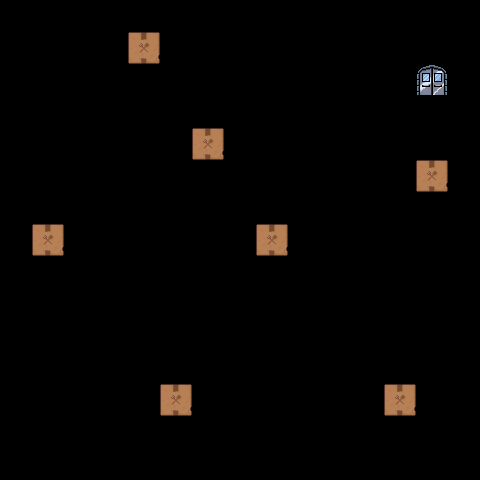

A level layout from a 2D game, rendered from its tile map. Below: a short description, then the map file with its tile-grid data intact:
An orthogonal 15x15 tile map with 32x32 px tiles, 1 tile layer (Capa de patrones 1), 1 hidden layer not drawn, 2 tilesets.

<map version="1.10" tiledversion="1.12.2" orientation="orthogonal" renderorder="right-down" width="15" height="15" tilewidth="32" tileheight="32" infinite="0" nextlayerid="3" nextobjectid="1">
 <editorsettings>
  <export target="level1.csv" format="csv" />
 </editorsettings>
 <tileset firstgid="1" source="kitchen.tsx" />
 <tileset firstgid="65" source="fridge.tsx" />
 <layer id="2" name="Capa de patrones 2" width="15" height="15" visible="0">
  <data encoding="csv">
5,6,6,6,6,6,6,6,6,6,6,6,6,6,7,
13,4,4,4,4,4,4,4,4,4,4,25,26,27,13,
13,4,4,4,4,4,4,4,4,4,4,4,4,4,13,
13,4,4,4,4,4,4,4,4,1,2,2,2,3,13,
13,4,4,4,1,11,4,4,4,4,4,4,4,4,13,
13,4,4,4,4,25,2,3,4,4,4,4,4,4,13,
13,4,20,4,4,4,4,4,4,20,4,4,4,4,13,
13,4,20,4,4,4,1,3,4,1,3,4,4,4,13,
13,1,2,3,4,4,4,4,4,4,4,4,4,21,13,
13,4,4,4,4,4,4,4,4,4,4,4,4,4,13,
13,4,4,1,2,2,3,4,4,4,4,20,4,4,13,
13,4,4,4,4,4,4,4,4,4,4,20,4,4,13,
13,4,4,4,4,4,4,4,4,4,4,20,4,4,13,
13,1,2,2,2,2,2,2,2,2,2,2,2,3,13,
14,6,6,6,6,6,6,6,6,6,6,6,6,6,15
</data>
 </layer>
 <layer id="1" name="Capa de patrones 1" width="15" height="15">
  <data encoding="csv">
0,0,0,0,0,0,0,0,0,0,0,0,0,0,0,
0,0,0,0,12,0,0,0,0,0,0,0,0,0,0,
0,0,0,0,0,0,0,0,0,0,0,0,0,103,0,
0,0,0,0,0,0,0,0,0,0,0,0,0,0,0,
0,0,0,0,0,0,12,0,0,0,0,0,0,0,0,
0,0,0,0,0,0,0,0,0,0,0,0,0,12,0,
0,0,0,0,0,0,0,0,0,0,0,0,0,0,0,
0,12,0,0,0,0,0,0,12,0,0,0,0,0,0,
0,0,0,0,0,0,0,0,0,0,0,0,0,0,0,
0,0,0,0,0,0,0,0,0,0,0,0,0,0,0,
0,0,0,0,0,0,0,0,0,0,0,0,0,0,0,
0,0,0,0,0,0,0,0,0,0,0,0,0,0,0,
0,0,0,0,0,12,0,0,0,0,0,0,12,0,0,
0,0,0,0,0,0,0,0,0,0,0,0,0,0,0,
0,0,0,0,0,0,0,0,0,0,0,0,0,0,0
</data>
 </layer>
</map>
